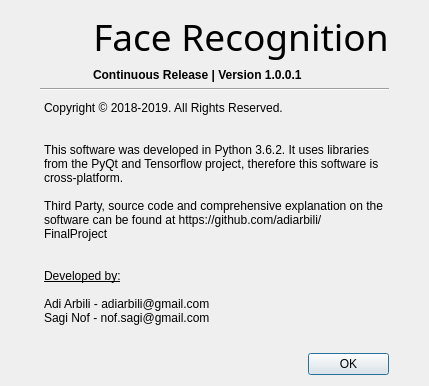
<?xml version="1.0" encoding="UTF-8"?>
<ui version="4.0">
 <class>Dialog</class>
 <widget class="QDialog" name="Dialog">
  <property name="geometry">
   <rect>
    <x>0</x>
    <y>0</y>
    <width>429</width>
    <height>386</height>
   </rect>
  </property>
  <property name="minimumSize">
   <size>
    <width>0</width>
    <height>0</height>
   </size>
  </property>
  <property name="maximumSize">
   <size>
    <width>429</width>
    <height>386</height>
   </size>
  </property>
  <property name="windowTitle">
   <string>Dialog</string>
  </property>
  <layout class="QGridLayout" name="gridLayout">
   <property name="leftMargin">
    <number>40</number>
   </property>
   <property name="rightMargin">
    <number>40</number>
   </property>
   <item row="3" column="0" colspan="3">
    <widget class="QTextBrowser" name="content">
     <property name="styleSheet">
      <string notr="true">background: transparent;</string>
     </property>
     <property name="frameShape">
      <enum>QFrame::NoFrame</enum>
     </property>
     <property name="html">
      <string>&lt;!DOCTYPE HTML PUBLIC &quot;-//W3C//DTD HTML 4.0//EN&quot; &quot;http://www.w3.org/TR/REC-html40/strict.dtd&quot;&gt;
&lt;html&gt;&lt;head&gt;&lt;meta name=&quot;qrichtext&quot; content=&quot;1&quot; /&gt;&lt;style type=&quot;text/css&quot;&gt;
p, li { white-space: pre-wrap; }
&lt;/style&gt;&lt;/head&gt;&lt;body style=&quot; font-family:'MS Shell Dlg 2'; font-size:7.8pt; font-weight:400; font-style:normal;&quot;&gt;
&lt;p style=&quot; margin-top:0px; margin-bottom:0px; margin-left:0px; margin-right:0px; -qt-block-indent:0; text-indent:0px;&quot;&gt;&lt;span style=&quot; font-size:9pt;&quot;&gt;Copyright © 2018-2019. All Rights Reserved.&lt;/span&gt;&lt;/p&gt;
&lt;p style=&quot;-qt-paragraph-type:empty; margin-top:0px; margin-bottom:0px; margin-left:0px; margin-right:0px; -qt-block-indent:0; text-indent:0px; font-size:9pt;&quot;&gt;&lt;br /&gt;&lt;/p&gt;
&lt;p style=&quot;-qt-paragraph-type:empty; margin-top:0px; margin-bottom:0px; margin-left:0px; margin-right:0px; -qt-block-indent:0; text-indent:0px; font-size:9pt;&quot;&gt;&lt;br /&gt;&lt;/p&gt;
&lt;p style=&quot; margin-top:0px; margin-bottom:0px; margin-left:0px; margin-right:0px; -qt-block-indent:0; text-indent:0px;&quot;&gt;&lt;span style=&quot; font-size:9pt;&quot;&gt;This software was developed in Python 3.6.2. It uses libraries from the PyQt and Tensorflow project, therefore this software is cross-platform.&lt;/span&gt;&lt;/p&gt;
&lt;p style=&quot;-qt-paragraph-type:empty; margin-top:0px; margin-bottom:0px; margin-left:0px; margin-right:0px; -qt-block-indent:0; text-indent:0px; font-size:9pt;&quot;&gt;&lt;br /&gt;&lt;/p&gt;
&lt;p style=&quot; margin-top:0px; margin-bottom:0px; margin-left:0px; margin-right:0px; -qt-block-indent:0; text-indent:0px;&quot;&gt;&lt;span style=&quot; font-size:9pt;&quot;&gt;Third Party, source code and comprehensive explanation on the&lt;/span&gt;&lt;/p&gt;
&lt;p style=&quot; margin-top:0px; margin-bottom:0px; margin-left:0px; margin-right:0px; -qt-block-indent:0; text-indent:0px;&quot;&gt;&lt;span style=&quot; font-size:9pt;&quot;&gt;software can be found at https://github.com/adiarbili/FinalProject&lt;/span&gt;&lt;/p&gt;
&lt;p style=&quot;-qt-paragraph-type:empty; margin-top:0px; margin-bottom:0px; margin-left:0px; margin-right:0px; -qt-block-indent:0; text-indent:0px; font-size:9pt;&quot;&gt;&lt;br /&gt;&lt;/p&gt;
&lt;p style=&quot;-qt-paragraph-type:empty; margin-top:0px; margin-bottom:0px; margin-left:0px; margin-right:0px; -qt-block-indent:0; text-indent:0px; font-size:9pt;&quot;&gt;&lt;br /&gt;&lt;/p&gt;
&lt;p style=&quot; margin-top:0px; margin-bottom:0px; margin-left:0px; margin-right:0px; -qt-block-indent:0; text-indent:0px;&quot;&gt;&lt;span style=&quot; font-size:9pt; text-decoration: underline;&quot;&gt;Developed by:&lt;/span&gt;&lt;/p&gt;
&lt;p style=&quot;-qt-paragraph-type:empty; margin-top:0px; margin-bottom:0px; margin-left:0px; margin-right:0px; -qt-block-indent:0; text-indent:0px; font-size:9pt; text-decoration: underline;&quot;&gt;&lt;br /&gt;&lt;/p&gt;
&lt;p style=&quot; margin-top:0px; margin-bottom:0px; margin-left:0px; margin-right:0px; -qt-block-indent:0; text-indent:0px;&quot;&gt;&lt;span style=&quot; font-size:9pt;&quot;&gt;Adi Arbili - adiarbili@gmail.com&lt;/span&gt;&lt;/p&gt;
&lt;p style=&quot; margin-top:0px; margin-bottom:0px; margin-left:0px; margin-right:0px; -qt-block-indent:0; text-indent:0px;&quot;&gt;&lt;span style=&quot; font-size:9pt;&quot;&gt;Sagi Nof - nof.sagi@gmail.com&lt;/span&gt;&lt;/p&gt;&lt;/body&gt;&lt;/html&gt;</string>
     </property>
    </widget>
   </item>
   <item row="2" column="0" colspan="3">
    <widget class="Line" name="line">
     <property name="orientation">
      <enum>Qt::Horizontal</enum>
     </property>
    </widget>
   </item>
   <item row="1" column="1">
    <widget class="QLabel" name="release">
     <property name="font">
      <font>
       <weight>75</weight>
       <bold>true</bold>
      </font>
     </property>
     <property name="text">
      <string>Continuous Release | Version 1.0.0.1</string>
     </property>
    </widget>
   </item>
   <item row="0" column="0" rowspan="2">
    <widget class="QLabel" name="icon">
     <property name="text">
      <string>&lt;html&gt;&lt;head/&gt;&lt;body&gt;&lt;p&gt;&lt;img src=&quot;:/Icon/icon.ico&quot; width=&quot;50&quot; height=&quot;50&quot;/&gt;&lt;/p&gt;&lt;/body&gt;&lt;/html&gt;</string>
     </property>
    </widget>
   </item>
   <item row="0" column="1" colspan="2">
    <widget class="QLabel" name="title">
     <property name="font">
      <font>
       <family>Bauhaus 93</family>
       <pointsize>28</pointsize>
      </font>
     </property>
     <property name="text">
      <string>Face Recognition</string>
     </property>
     <property name="alignment">
      <set>Qt::AlignCenter</set>
     </property>
    </widget>
   </item>
   <item row="4" column="2">
    <widget class="QPushButton" name="ok">
     <property name="text">
      <string>OK</string>
     </property>
    </widget>
   </item>
  </layout>
 </widget>
 <resources>
  <include location="guiResource.qrc"/>
 </resources>
 <connections/>
</ui>
